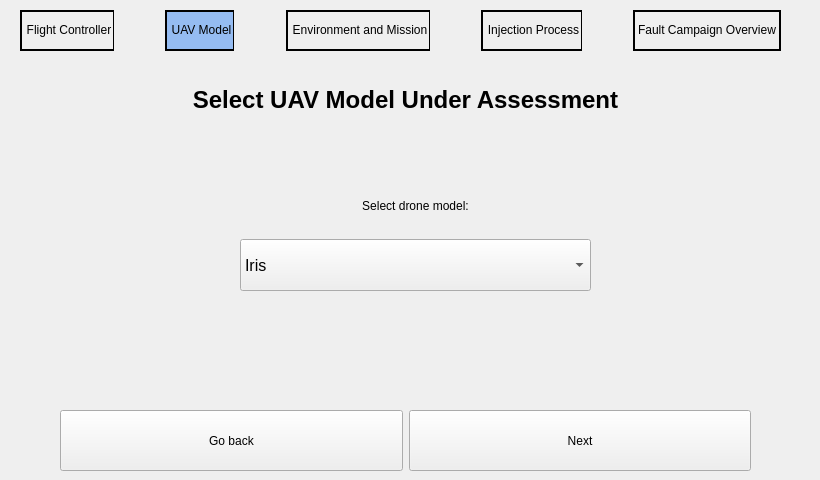
    <widget class="QWidget" name="page_5">
     <widget class="QLabel" name="label_11">
      <property name="geometry">
       <rect>
        <x>0</x>
        <y>70</y>
        <width>811</width>
        <height>61</height>
       </rect>
      </property>
      <property name="toolTip">
       <string>&lt;html&gt;&lt;head/&gt;&lt;body&gt;&lt;p align=&quot;center&quot;&gt;&lt;br/&gt;&lt;/p&gt;&lt;/body&gt;&lt;/html&gt;</string>
      </property>
      <property name="whatsThis">
       <string>&lt;html&gt;&lt;head/&gt;&lt;body&gt;&lt;p align=&quot;center&quot;&gt;&lt;br/&gt;&lt;/p&gt;&lt;/body&gt;&lt;/html&gt;</string>
      </property>
      <property name="styleSheet">
       <string notr="true">font-size: 24px;
font-weight: bold;</string>
      </property>
      <property name="text">
       <string>&lt;html&gt;&lt;head/&gt;&lt;body&gt;&lt;p align=&quot;center&quot;&gt;&lt;span style=&quot; color:#000000;&quot;&gt;Select UAV Model Under Assessment&lt;/span&gt;&lt;/p&gt;&lt;/body&gt;&lt;/html&gt;</string>
      </property>
      <property name="alignment">
       <set>Qt::AlignCenter</set>
      </property>
     </widget>
     <widget class="QWidget" name="layoutWidget">
      <property name="geometry">
       <rect>
        <x>60</x>
        <y>410</y>
        <width>691</width>
        <height>61</height>
       </rect>
      </property>
      <layout class="QHBoxLayout" name="horizontalLayout_17">
       <item>
        <widget class="QPushButton" name="pushButton_SFGPSED_goback">
         <property name="sizePolicy">
          <sizepolicy hsizetype="Preferred" vsizetype="Preferred">
           <horstretch>0</horstretch>
           <verstretch>0</verstretch>
          </sizepolicy>
         </property>
         <property name="styleSheet">
          <string notr="true"/>
         </property>
         <property name="text">
          <string>Go back</string>
         </property>
        </widget>
       </item>
       <item>
        <widget class="QPushButton" name="buttonEnvironmentDetailsContinue">
         <property name="sizePolicy">
          <sizepolicy hsizetype="Preferred" vsizetype="Preferred">
           <horstretch>0</horstretch>
           <verstretch>0</verstretch>
          </sizepolicy>
         </property>
         <property name="styleSheet">
          <string notr="true"/>
         </property>
         <property name="text">
          <string>Next</string>
         </property>
        </widget>
       </item>
      </layout>
     </widget>
     <widget class="QWidget" name="horizontalLayoutWidget_3">
      <property name="geometry">
       <rect>
        <x>20</x>
        <y>10</y>
        <width>761</width>
        <height>41</height>
       </rect>
      </property>
      <layout class="QHBoxLayout" name="horizontalLayout_4">
       <property name="spacing">
        <number>0</number>
       </property>
       <property name="sizeConstraint">
        <enum>QLayout::SetDefaultConstraint</enum>
       </property>
       <property name="leftMargin">
        <number>0</number>
       </property>
       <item>
        <widget class="QLabel" name="label_header_11">
         <property name="styleSheet">
          <string notr="true">font:10pt &quot;Open Sans&quot;;
border-width: 2px;
border-style: solid;
border-right-width: 1px;</string>
         </property>
         <property name="text">
          <string>&lt;html&gt;&lt;head/&gt;&lt;body&gt;&lt;p align=&quot;center&quot;&gt;Flight Controller&lt;/p&gt;&lt;/body&gt;&lt;/html&gt;</string>
         </property>
        </widget>
       </item>
       <item>
        <widget class="QLabel" name="label_27">
         <property name="styleSheet">
          <string notr="true">image: url(:/Logos/images/simple_vector.png);</string>
         </property>
         <property name="text">
          <string/>
         </property>
        </widget>
       </item>
       <item>
        <widget class="QLabel" name="label_header_12">
         <property name="styleSheet">
          <string notr="true">font:10pt &quot;Open Sans&quot;;
background-color: rgb(149, 188, 242);
border-width: 2px;
border-style: solid;
border-right-width: 1px;</string>
         </property>
         <property name="text">
          <string>&lt;html&gt;&lt;head/&gt;&lt;body&gt;&lt;p align=&quot;center&quot;&gt;UAV Model&lt;/p&gt;&lt;/body&gt;&lt;/html&gt;</string>
         </property>
        </widget>
       </item>
       <item>
        <widget class="QLabel" name="label_28">
         <property name="styleSheet">
          <string notr="true">image: url(:/Logos/images/simple_vector.png);</string>
         </property>
         <property name="text">
          <string/>
         </property>
        </widget>
       </item>
       <item>
        <widget class="QLabel" name="label_header_13">
         <property name="styleSheet">
          <string notr="true">font:10pt &quot;Open Sans&quot;;
border-width: 2px;
border-style: solid;
border-right-width: 1px;</string>
         </property>
         <property name="text">
          <string>&lt;html&gt;&lt;head/&gt;&lt;body&gt;&lt;p align=&quot;center&quot;&gt;Environment and Mission&lt;/p&gt;&lt;/body&gt;&lt;/html&gt;</string>
         </property>
        </widget>
       </item>
       <item>
        <widget class="QLabel" name="label_29">
         <property name="styleSheet">
          <string notr="true">image: url(:/Logos/images/simple_vector.png);</string>
         </property>
         <property name="text">
          <string/>
         </property>
        </widget>
       </item>
       <item>
        <widget class="QLabel" name="label_header_14">
         <property name="styleSheet">
          <string notr="true">font:10pt &quot;Open Sans&quot;;
border-width: 2px;
border-style: solid;
border-right-width: 1px;</string>
         </property>
         <property name="text">
          <string>&lt;html&gt;&lt;head/&gt;&lt;body&gt;&lt;p align=&quot;center&quot;&gt;Injection Process&lt;/p&gt;&lt;/body&gt;&lt;/html&gt;</string>
         </property>
        </widget>
       </item>
       <item>
        <widget class="QLabel" name="label_30">
         <property name="styleSheet">
          <string notr="true">image: url(:/Logos/images/simple_vector.png);</string>
         </property>
         <property name="text">
          <string/>
         </property>
        </widget>
       </item>
       <item>
        <widget class="QLabel" name="label_header_15">
         <property name="styleSheet">
          <string notr="true">font:10pt &quot;Open Sans&quot;;
border-width: 2px;
border-style: solid;
border-right-width: 2px;</string>
         </property>
         <property name="text">
          <string>&lt;html&gt;&lt;head/&gt;&lt;body&gt;&lt;p&gt;Fault Campaign Overview&lt;/p&gt;&lt;/body&gt;&lt;/html&gt;</string>
         </property>
        </widget>
       </item>
      </layout>
     </widget>
     <widget class="QWidget" name="layoutWidget_3">
      <property name="geometry">
       <rect>
        <x>240</x>
        <y>180</y>
        <width>351</width>
        <height>111</height>
       </rect>
      </property>
      <layout class="QVBoxLayout" name="verticalLayout_5">
       <item>
        <widget class="QLabel" name="label_13">
         <property name="whatsThis">
          <string>&lt;html&gt;&lt;head/&gt;&lt;body&gt;&lt;p align=&quot;center&quot;&gt;&lt;br/&gt;&lt;/p&gt;&lt;/body&gt;&lt;/html&gt;</string>
         </property>
         <property name="styleSheet">
          <string notr="true"/>
         </property>
         <property name="text">
          <string>&lt;html&gt;&lt;head/&gt;&lt;body&gt;&lt;p align=&quot;center&quot;&gt;&lt;span style=&quot; color:#000000;&quot;&gt;Select drone model:&lt;/span&gt;&lt;/p&gt;&lt;/body&gt;&lt;/html&gt;</string>
         </property>
        </widget>
       </item>
       <item>
        <widget class="QComboBox" name="comboBox_droneModel">
         <property name="sizePolicy">
          <sizepolicy hsizetype="Preferred" vsizetype="Preferred">
           <horstretch>0</horstretch>
           <verstretch>0</verstretch>
          </sizepolicy>
         </property>
         <property name="styleSheet">
          <string notr="true">font-size: 16px;</string>
         </property>
         <item>
          <property name="text">
           <string>Iris</string>
          </property>
         </item>
         <item>
          <property name="text">
           <string>Solo</string>
          </property>
         </item>
         <item>
          <property name="text">
           <string>Typhoon H480</string>
          </property>
         </item>
        </widget>
       </item>
      </layout>
     </widget>
    </widget>
